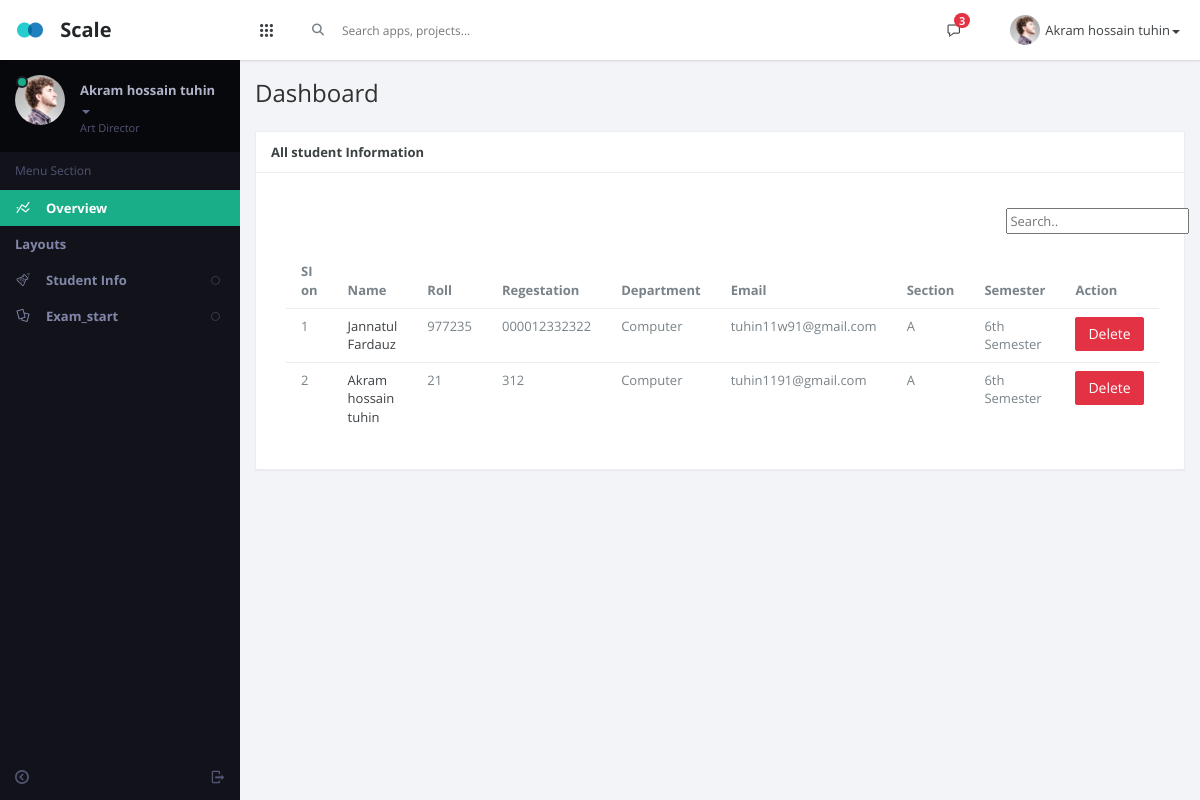
/admin/student.php (signed in), run on the app's committed database.
### tables this page shows
CREATE TABLE `stuentinfo` (
  `id` int(15) NOT NULL,
  `name` varchar(28) DEFAULT NULL,
  `roll` varchar(17) DEFAULT NULL,
  `registation` varchar(22) DEFAULT NULL,
  `mobile` varchar(12) DEFAULT NULL,
  `email` varchar(25) DEFAULT NULL,
  `department` varchar(27) DEFAULT NULL,
  `section` varchar(5) DEFAULT NULL,
  `semester` varchar(28) DEFAULT NULL
);

### admin/lib/admin.php (called while the page is built, shortened)
<?php
include_once "databese.php";
class admin extends database{
public static function cullectstudentinfo(){
$query="select * from stuentinfo order by semester";
$send=parent::get($query);
$send->execute();
return $send->fetchAll();
}
}
?>

### admin/lib/databese.php (called while the page is built, shortened)
<?php
abstract class database{
protected  static function Connection(){
    try {
    return    self::$con=new PDO("mysql:dbname=".'online_exam'.";host=".'localhost','admin','00');
    } catch (PDOEXCEPTION $th) {
        echo "Database is not Connect ->" .$th->Getmessage();
    }
}
protected static function get($query){
 return   self::Connection()->prepare($query);
}
}
?>

### admin/student.php (the view, shortened to what this page needs)
 <?php include_once('config/header.php');
  $get=admin::cullectstudentinfo();
 ?>
 <link rel="stylesheet" href="css/new.css">
                <section id="content">
                    <section class="hbox stretch">
                        <section>
                            <section class="vbox">
                                <section class="scrollable padder">
                                    <section class="row m-b-md">
                                        <div class="col-sm-6">
                                            <h3 class="m-b-xs text-black">Dashboard</h3>
                                        </div>
                                    </section>
                                    <div class="row">
                                        <div class="col-md-12">
                                            <section class="panel b-a">
                                                <div class="panel-heading b-b">
                                                    <a href="#" class="font-bold">All student Information</a>
                                                </div>
                                                <div class="panel-body">
<div class="col-md-12">
<form  action="<?php echo $_SERVER['PHP_SELF']?>" method="POST">
<input id="myInput" type="text" placeholder="Search.."   style="margin-top:20px; margin-left:83%"  >
<br><br>
<table  class="table table-hover " >
  <thead>
  <tr>
    <th>SI on</th>
    <th>Name</th>
    <th>Roll</th>
    <th>Regestation</th>
    <th>Department</th>
    <th>Email</th>
    <th>Section</th>
    <th>Semester</th>
    <th>Action</th>
  </tr>
  </thead>
  <tbody id="myTable">
    <?php $i=1; foreach($get as $value) {?>
  <tr>
   <td><?php echo $i;$i++?></td>
   <td><a href="profile.php?id=<?php echo $value['id']?>"><?php echo $value['name']?></td>
   <td><?php echo $value['roll']?></td>
   <td><?php echo $value['registation']?></td>
   <td><?php echo $value['department']?></td>
   <td><?php echo $value['email']?></td>
   <td><?php echo $value['section']?></td>
   <td><?php echo $value['semester']?> </a></td>
   <td><a href="lib/test.php?studentid=<?php echo $value['id']?>" class="btn btn-danger">Delete</a></td>
 </tr>
    <?php }?>
</div>
 <?php include_once('config/footer.php');
 ?>

### admin/config/header.php (shortened to what this page needs)
<!DOCTYPE html>
<html lang="en" class="app">
<head>
    <link rel="stylesheet" href="css/app.v1.css" type="text/css" />
    <link rel="stylesheet" href="js/calendar/bootstrap_calendar.css" type="text/css" />
</head>
<body class="">
    <section class="vbox">
        <header class="bg-white header header-md navbar navbar-fixed-top-xs box-shadow">
            <div class="navbar-header aside-md dk">
                <a href="index.html" class="navbar-brand"> <img src="images/logo.png" class="m-r-sm" alt="scale"> <span class="hidden-nav-xs">Scale</span> </a>
            </div>
            <ul class="nav navbar-nav hidden-xs">
                <li class="dropdown">
                    <a href="#" class="dropdown-toggle" data-toggle="dropdown"> <i class="i i-grid"></i> </a>
                </li>
            </ul>
            <form class="navbar-form navbar-left input-s-lg m-t m-l-n-xs hidden-xs" role="search">
                <div class="form-group">
                    <div class="input-group"> <span class="input-group-btn"> <button type="submit" class="btn btn-sm bg-white b-white btn-icon"><i class="fa fa-search"></i></button> </span>
                        <input type="text" class="form-control input-sm no-border" placeholder="Search apps, projects..."> </div>
                </div>
            </form>
            <ul class="nav navbar-nav navbar-right m-n hidden-xs nav-user user">
                <li class="hidden-xs">
                    <a href="#" class="dropdown-toggle" data-toggle="dropdown"> <i class="i i-chat3"></i> <span class="badge badge-sm up bg-danger count">2</span> </a>
                </li>
                <li class="dropdown">
                    <a href="#" class="dropdown-toggle" data-toggle="dropdown"> <span class="thumb-sm avatar pull-left"> <img src="images/a0.png" alt="..."> </span><?php if(isset($_COOKIE['name'])){
                        echo $_COOKIE['name'];
                    }else{
                        echo $_SESSION['name'];
                    } ?><b class="caret"></b> </a>
                </li>
            </ul>
        </header>
        <section>
            <section class="hbox stretch">
                <aside class="bg-black aside-md hidden-print hidden-xs" id="nav">
                    <section class="vbox">
                        <section class="w-f scrollable">
                            <div class="slim-scroll" data-height="auto" data-disable-fade-out="true" data-distance="0" data-size="10px" data-railOpacity="0.2">
                                <div class="clearfix wrapper dk nav-user hidden-xs">
                                    <div class="dropdown">
                                        <a href="#" class="dropdown-toggle" data-toggle="dropdown">
                                            <span class="thumb avatar pull-left m-r">
                                                <img src="images/a0.png" class="dker" alt="...">
                                                <i class="on md b-black"></i>
                                            </span>
                                            <span class="hidden-nav-xs clear">
                                                <span class="block m-t-xs">
                                                    <strong class="font-bold text-lt"><?php if(isset($_COOKIE['name'])){
                        echo $_COOKIE['name'];
                    }else{
                        echo $_SESSION['name'];
                    }?></strong>
                                                    <b class="caret"></b>
                                                </span>
                                                <span class="text-muted text-xs block">Art Director</span>
                                            </span>
                                        </a>
                                    </div>
                                </div>
                                <nav class="nav-primary hidden-xs">
                                    <div class="text-muted text-sm hidden-nav-xs padder m-t-sm m-b-sm">Menu Section</div>
                                    <ul class="nav nav-main" data-ride="collapse">
                                        <li class="active">
                                            <a href="deshboard.php" class="auto">
                                                <i class="i i-statistics icon"> </i>
                                                <span class="font-bold">Overview</span>
                                            </a>
                                        </li>
                                        <li>
                                            <a href="#" class="auto">
                                                <span class="font-bold">Layouts</span>
                                            </a>
                                        </li>
                                        <li>
                                            <a href="student.php" class="auto"> <span class="pull-right text-muted"> <i class="i i-circle-sm-o text"></i> <i class="i i-circle-sm text-active"></i> </span> <i class="i i-lab icon"> </i> <span class="font-bold">Student Info</span> </a>
                                            </li>
                                        <li>
                                    <a href="timestart.php" class="auto"> <span class="pull-right text-muted"> <i class="i i-circle-sm-o text"></i> <i class="i i-circle-sm text-active"></i> </span> <i class="i i-docs icon"> </i> <span class="font-bold">Exam_start</span> </a>
                                </nav>
                            </div>
                        </section>
                        <footer class="footer hidden-xs no-padder text-center-nav-xs">
                            <a href="modal.lockme.html" data-toggle="ajaxModal" class="btn btn-icon icon-muted btn-inactive pull-right m-l-xs m-r-xs hidden-nav-xs"> <i class="i i-logout"></i> </a>
                            <a href="#nav" data-toggle="class:nav-xs" class="btn btn-icon icon-muted btn-inactive m-l-xs m-r-xs"> <i class="i i-circleleft text"></i> <i class="i i-circleright text-active"></i> </a>
                        </footer>
                    </section>
                </aside>

### admin/config/footer.php (shortened to what this page needs)
                                </section>
                            </section>
                        </section>
                    </section>
                </section>
            </section>
        </section>
    </section>
</body>
</html>

### data on the page
stuentinfo: name "Jannatul Fardauz", roll "977235", registation "000012332322", department "Computer", email "tuhin11w91@gmail.com", section "A", semester "6th Semester"
stuentinfo: name "Akram hossain tuhin", roll "21", registation "312", department "Computer", email "tuhin1191@gmail.com", section "A", semester "6th Semester"

### other printed values
$_SESSION['name'] "Akram hossain tuhin"
